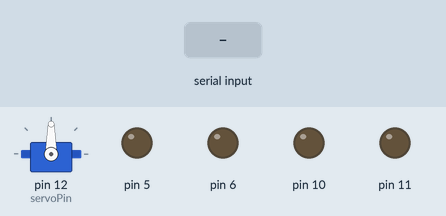
This sketch was run on a simulated Arduino Uno, built with avr-gcc and run on an emulated ATmega328P. Shown: servo, output pins drawn as LEDs (lit = HIGH). The test bench sets the inputs (shaded band).

Above: at 1.2 s.
1.3 s: "30,150\n" received over the second serial link
At 3.5 s:
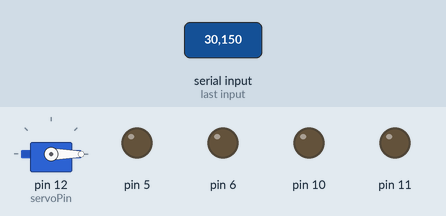
3.8 s: "90,45\n" received over the second serial link
At 4.6 s:
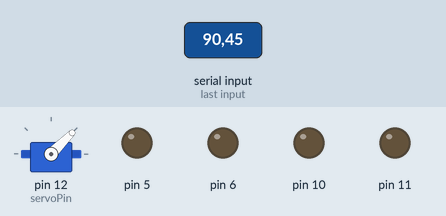
6.3 s: "210\n" received over the second serial link
At 6.6 s:
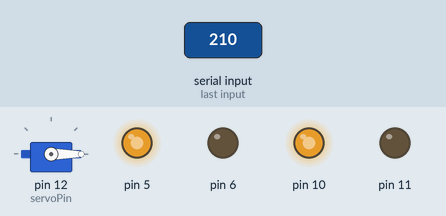
9.3 s: "90\n" received over the second serial link
At 10.0 s:
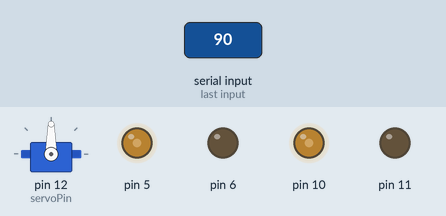
11.7 s: "200\n" received over the second serial link
At 12.4 s:
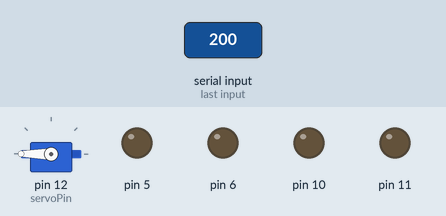
Timing chart, 0 to 14.7 s (numbered marks = the images above; inputs shaded):
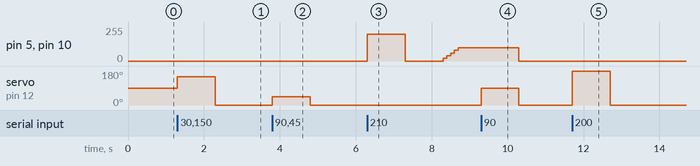

The sketch:

Arduino_DataReceiving.ino
```cpp
#include <SoftwareSerial.h>
#include <Servo.h>

Servo servo;

int BTx = 2;
int BRx = 3;
int value = 0;

int servoPin = 12;

SoftwareSerial bluetooth(2,3);

void setup() {
    bluetooth.begin(38400);
    // The pins which allow PWM is 5, 6, 9, 10, 11
    // 5, 6 -> motor
    // 9, 10 -> motor2
    // 11 -> servo
    pinMode(5, OUTPUT);
    pinMode(6, OUTPUT);
    pinMode(10, OUTPUT);
    pinMode(11, OUTPUT);
    servo.attach(servoPin);
}

void loop() {
    int i = 0;
    if(bluetooth.available()){
    value = bluetooth.parseInt();
        if(value == 0){
            analogWrite(5, 0);
            analogWrite(6, 0);
            analogWrite(10, 0);
            analogWrite(11, 0);
            servo.write(0);
        }
        else if(value == 210){
            analogWrite(5, 200);
            analogWrite(6, 0);
            analogWrite(10, 200);
            analogWrite(11, 0);
            delay(1000);
            analogWrite(5, 0);
            analogWrite(6, 0);
            analogWrite(10, 0);
            analogWrite(11, 0);
            delay(1000);
            for(i = 1; i<=5; i++){
                analogWrite(5, 20*i);
                analogWrite(6, 0);
                analogWrite(10, 20*i);
                analogWrite(11, 0);
                delay(100);
            }
        }
        else {
            if(value > 90){
                servo.write(value);
            }
            else{
                servo.write(value);
            }
        }
    }
}
```

Measured:
- after the input at 1.3 s, servo on pin 12 (servoPin): 90° → 150° at once, → 0° 1.0 s later
- after the input at 3.8 s, servo on pin 12 (servoPin): 0° → 45° at once, → 0° 1.0 s later
- after the input at 6.3 s, pin 5, pin 10: 0/255 → 200/255 at once, → 0/255 1.0 s later, → 20/255 1.0 s later, → 40/255 0.10 s later, … (7 changes in this stretch)
- after the input at 9.3 s, pin 5, pin 10: 100/255 → 0/255 after 1.0 s instead of 0.50 s; servo on pin 12 (servoPin): 0° → 90° at once, → 0° 1.0 s later
- after the input at 11.7 s, servo on pin 12 (servoPin): 0° → 180° at once, → 0° 1.0 s later
